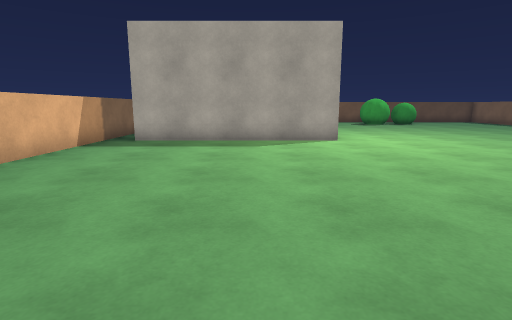
view 1 (above)

22 first-person views from a walk through a 3-D level made in the Unity game engine. The camera is 1.2 m above the floor, tilts 10° down and sees 80° across. The floor is counted in squares, 1 m on a side. Each view is taken from the middle of a square. On the plan, view 1 faces up. The plan holds only what a view shows up to about 13 squares ahead; the rest is blank. The place goes on beyond the plan.

view 2
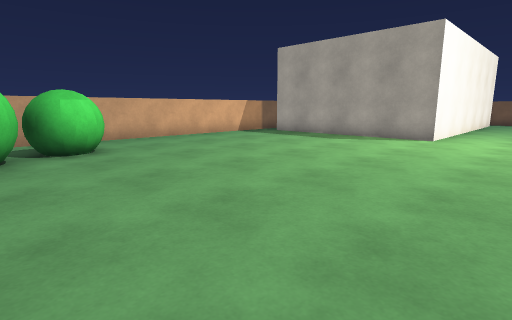

view 3
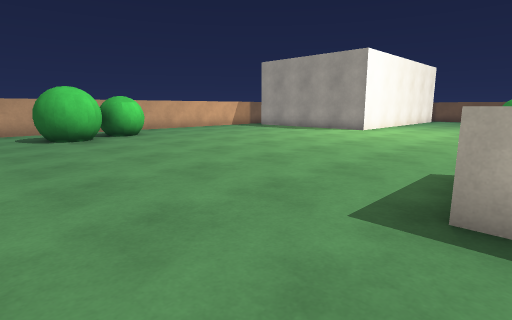

view 4
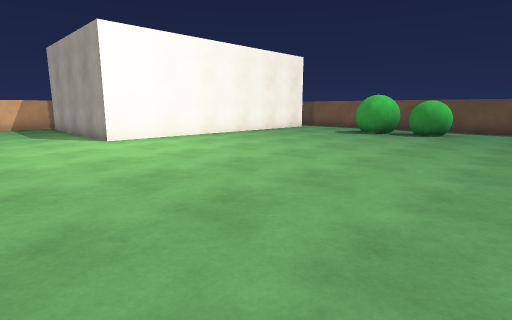

view 5
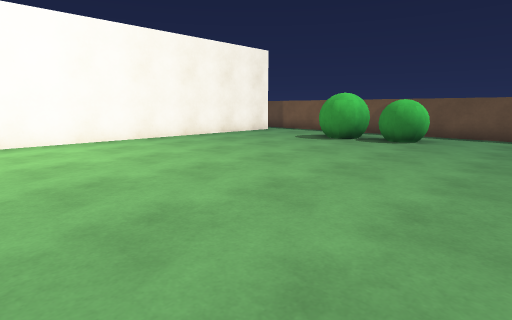

view 6
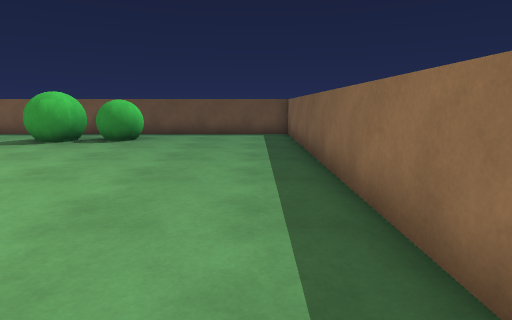

view 7
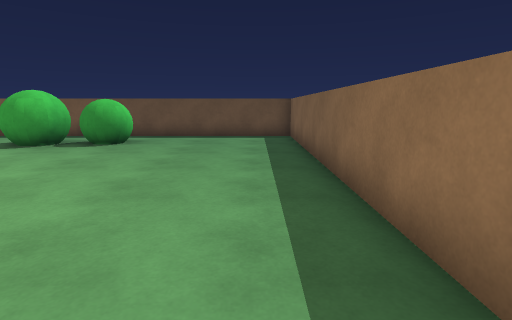

view 8
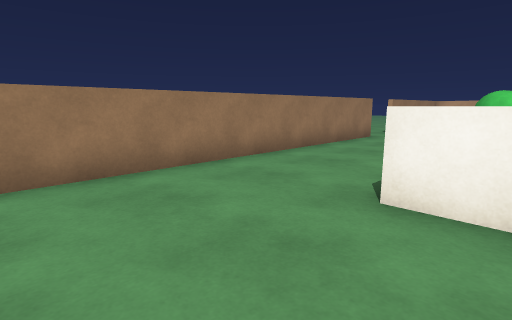

view 9
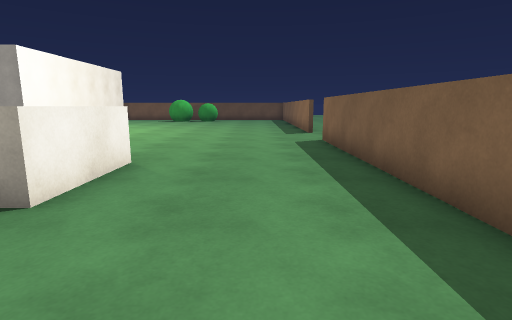

view 10
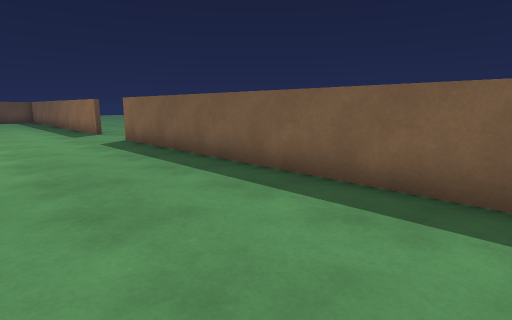

view 11
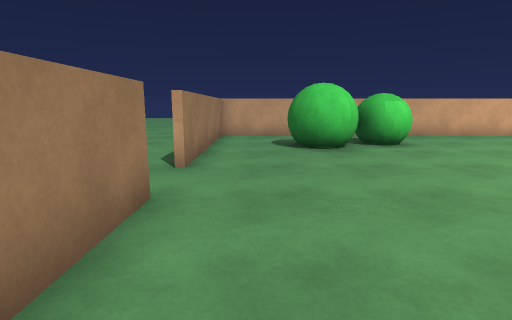

view 12
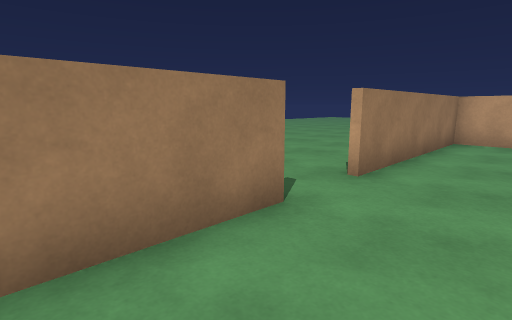

view 13
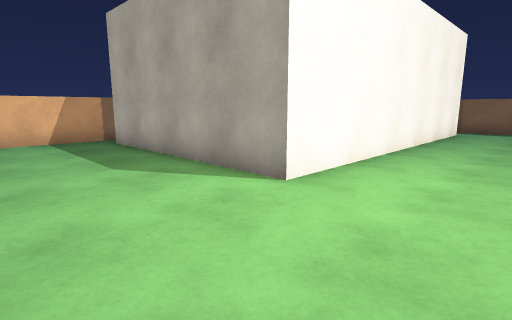

view 14
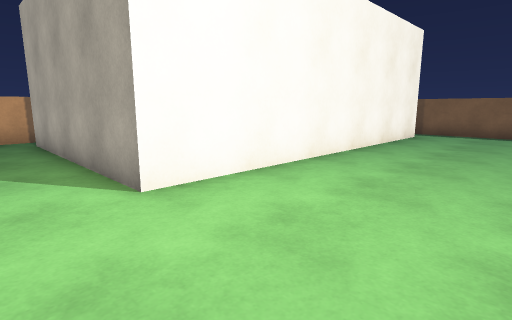

view 15
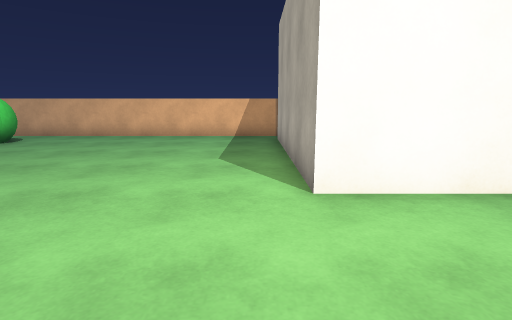

view 16
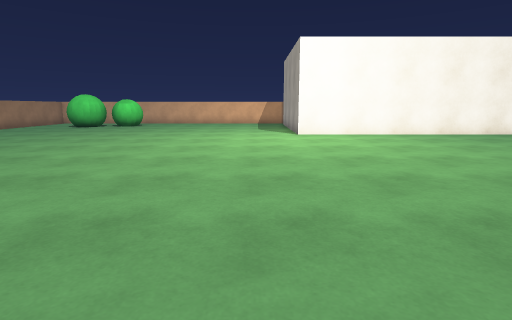

view 17
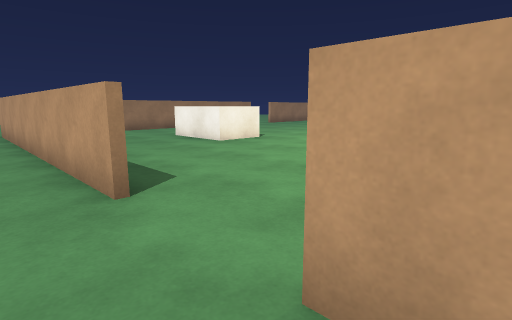

view 18
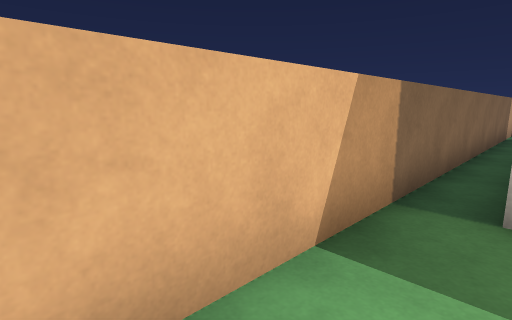

view 19
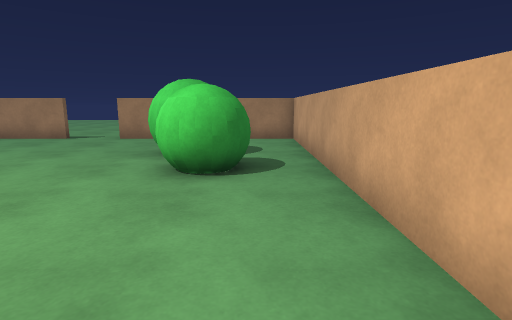

view 20
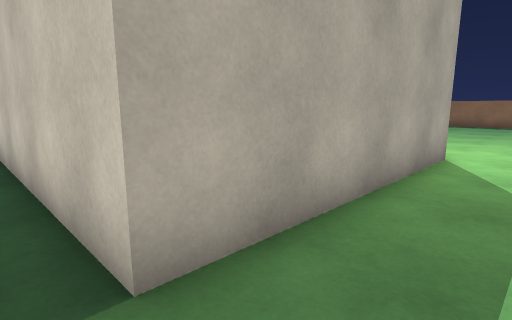

view 21
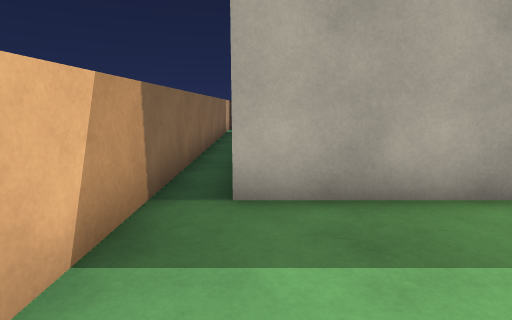

view 22
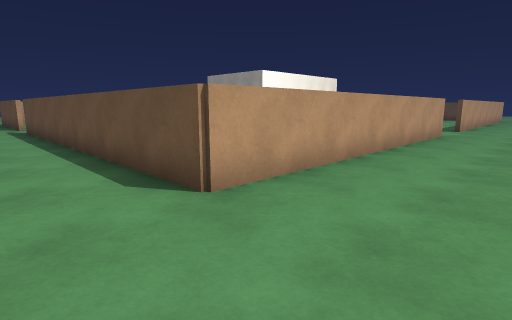

### Floor plan
Points are (right, up) in squares from view 1. A wall is a line through its corners. A room is listed if a view was taken in it or the views show most of it. See-through windows are left out.
Room 1 (views 1, 2, 3, 4, 5, 6, 7, 8, 9, 10, 11, 12, 13, 14, 15, 16, 18, 19, 20, 21)
walls: (9.2, 2.5) (11.3, 2.5) (11.3, -0.6); (9.9, -0.5) (9.2, -0.5); (16.4, 9.9) (16.4, 23.4) (2.6, 23.4); (3, -4.4) (14.6, -4.4); (16.4, -3.8) (16.4, 7); (2.9, 22.1) (2.9, 10.8) (-4.3, 10.8) (-4.3, 17.6); (-5.4, 22.6) (-5.4, -4.4) (1.1, -4.4)
ways out: opening at (2.5, -5) to room 2; opening at (17.2, 7.5) to room 2
objects: other object (-4, 1) to (-2, 2); other object (-3, -2) to (-2, 0); other object (7, 20) to (9, 21); other object (10, 21) to (11, 22)
Room 2 (views 17, 22)
walls: (16.6, 7.1) (16.6, -4.6) (3.8, -4.6); (16.6, 11) (16.6, 10)
ways out: opening at (2.5, -5) to room 1; opening at (17.2, 7.5) to room 1

Positions as (right, up) in squares from view 1, and headings:
1: (0, 0), facing up
2: (6, -1), facing up-left
3: (10, -4), facing up-left
4: (14, 7), facing up-left
5: (14, 10), facing up-left
6: (15, 10), facing up
7: (15, 11), facing up
8: (15, 1), facing down-left
9: (14, -4), facing up
10: (12, -4), facing up-right
11: (7, -3), facing left
12: (6, -2), facing down-left
13: (6, 7), facing up-left
14: (7, 9), facing up-left
15: (7, 10), facing left
16: (16, 9), facing left
17: (18, 11), facing down-left
18: (-4, 7), facing up-left
19: (-4, 7), facing down
20: (-5, 9), facing up-right
21: (-4, 7), facing up
22: (20, -7), facing up-left
